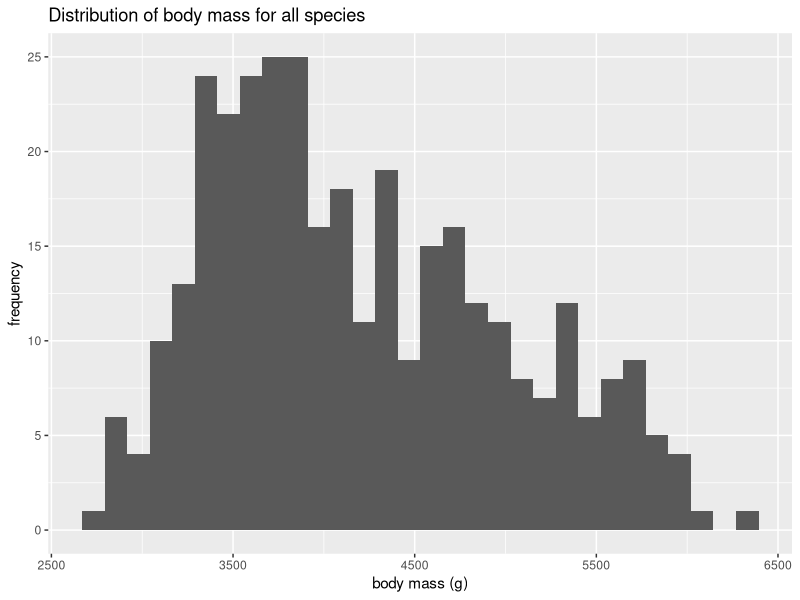
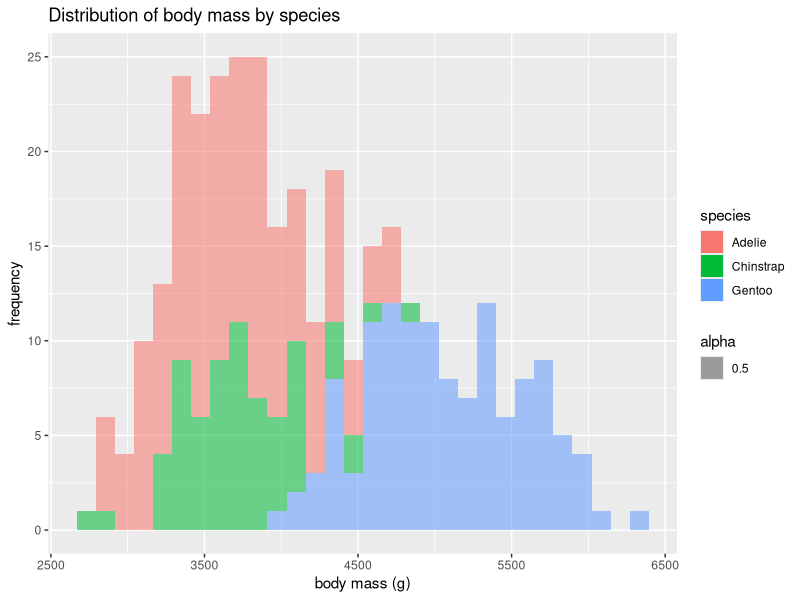
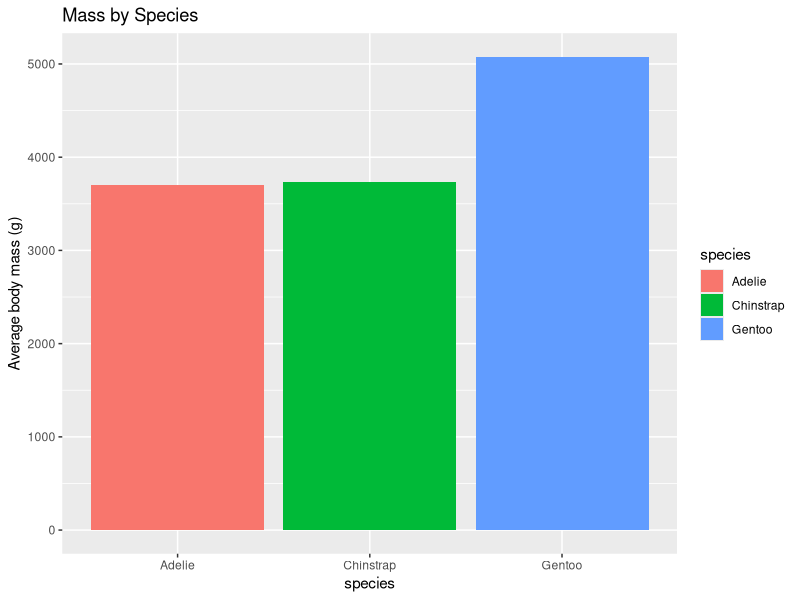
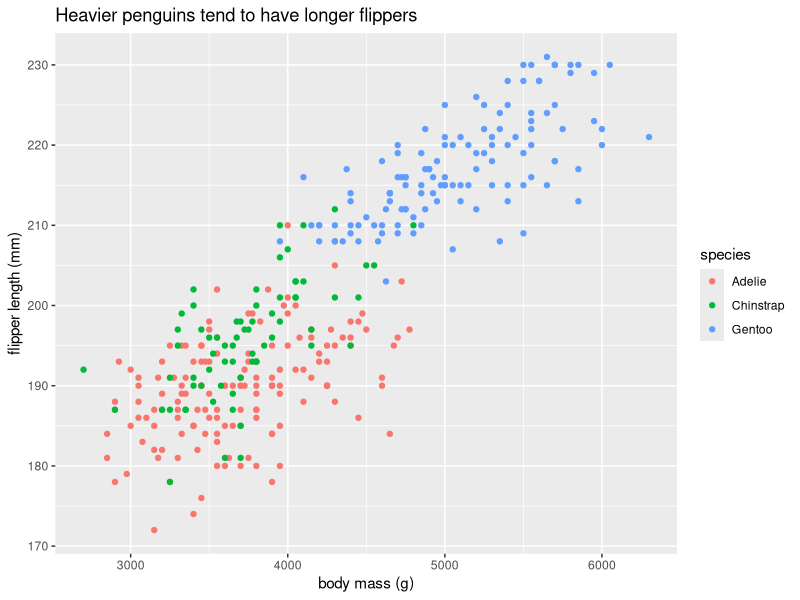
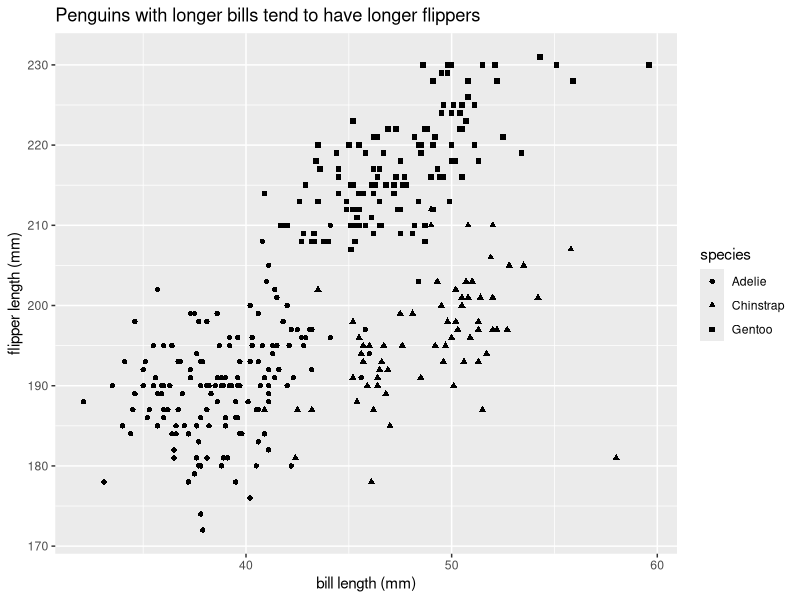
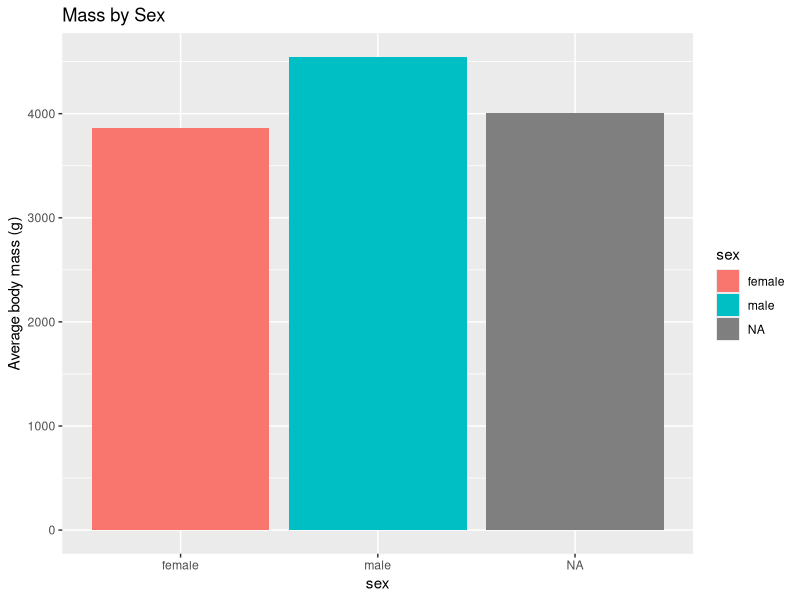
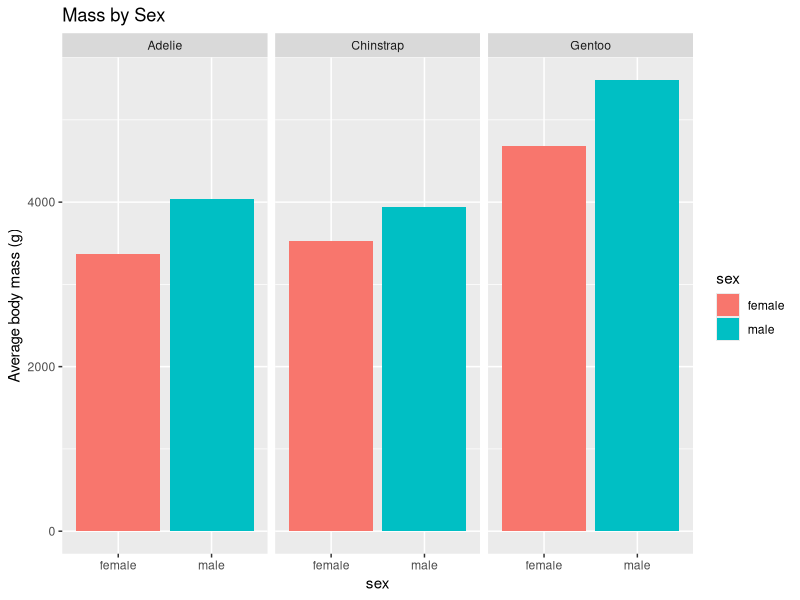

Write R code to recreate these figures, in order. (Note: this script raises an error after producing the figures.)
## ---- chunk 1
library(palmerpenguins)
penguins
library(tidyverse) # to make tidyverse commands available 
## ---- chunk 2
ggplot(data = penguins, mapping=aes(x=body_mass_g)) +
  geom_histogram() +
  labs(title="Distribution of body mass for all species", x = "body mass (g)", y = "frequency")

# this histogram shows a d
## ---- chunk 3
ggplot(data = penguins, mapping=aes(x=body_mass_g, fill=species, alpha=0.5)) +
  geom_histogram() +
    labs(title="Distribution of body mass by species", x = "body mass (g)", y = "frequency")
## ---- chunk 4
penguinMass <- penguins %>% 
  group_by(species) %>% 
  summarize(avgMass = mean(body_mass_g, na.rm=T))

ggplot(data=penguinMass, mapping=aes(x=species, y=avgMass, fill = species)) +
  geom_bar(stat="identity")+
  labs(title="Mass by Species", y = "Average body mass (g)", x = "species")


## ---- chunk 5
ggplot(data = penguins, mapping = aes(x=body_mass_g, y = flipper_length_mm, color = species)) +
  geom_point() +
  labs(title = "Heavier penguins tend to have longer flippers", x = "body mass (g)", y = "flipper length (mm)")
## ---- chunk 6
ggplot(data = penguins, mapping = aes(x=bill_length_mm, y = flipper_length_mm, shape = species)) +
  geom_point() +
  labs(title = "Penguins with longer bills tend to have longer flippers", x = "bill length (mm)", y = "flipper length (mm)")
## ---- chunk 7
penguinMassBySex <- penguins %>% 
  group_by(sex) %>% 
  summarize(avgMass = mean(body_mass_g, na.rm=T))

ggplot(data=penguinMassBySex, mapping=aes(x=sex, y=avgMass, fill = sex)) +
  geom_bar(stat="identity")+
  labs(title="Mass by Sex", y = "Average body mass (g)", x = "sex")
## ---- chunk 8
penguinMassBySexAndSp <- penguins %>% 
  group_by(sex, species) %>% 
  summarize(avgMass = mean(body_mass_g, na.rm=T)) %>% 
  na.omit()

ggplot(data=penguinMassBySexAndSp, mapping=aes(x=sex, y=avgMass, fill = sex)) +
  geom_bar(stat="identity") + 
  labs(title="Mass by Sex", y = "Average body mass (g)", x = "sex") +
  facet_wrap(~ species)
## ---- chunk 9

## ---- chunk 10
# first we need to calculate the number of penguins of each species in the dataset

penguinCounts 
df <- data.frame(
  group = c("Male", "Female", "Child"),
  value = c(25, 25, 50)
  )
head(df)

bp<- ggplot(df, aes(x="", y=value, fill=group))+
geom_bar(width = 1, stat = "identity")
bp
